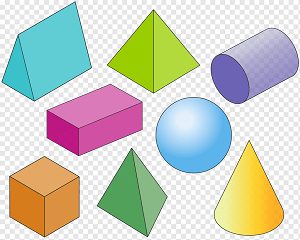
#> input picture thresholding/shapes.png, 300 x 240 px
$ jupyter execute --allow-errors 'thresholding(take home quiz 2).ipynb'
#> lines starting #> are read from the running program, lines starting #| are printed output that depends on the picture
[cell 1]
import cv2 as cv
import numpy as np
import matplotlib.pylab as plt

img=cv.imread('shapes.png',0)             #read image in graysacle
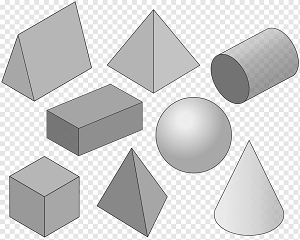
#> img: shape (240, 300); min 0, max 255, mean 207.2
image=plt.imread('shapes.png')

#> (the rest of this cell did not finish here and is left out)
